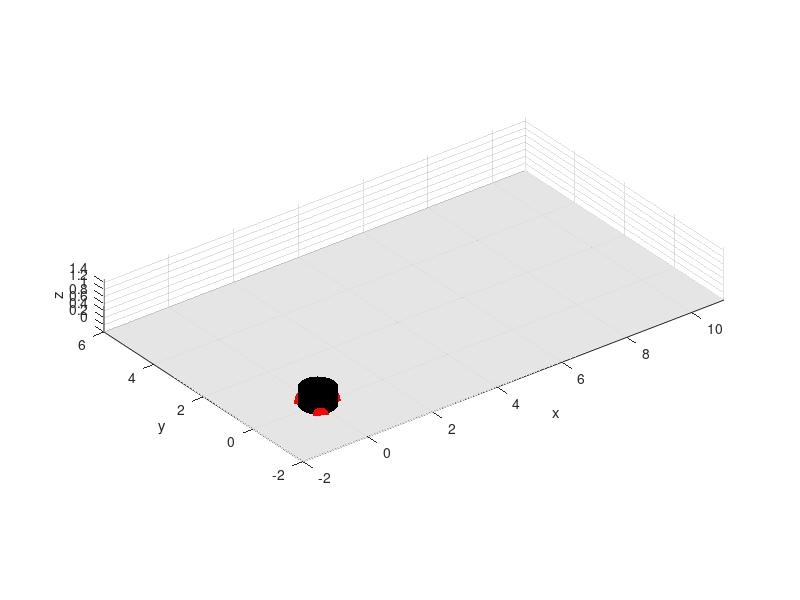

Source code (MATLAB): (Note: this script raises an error after producing the figure.)
clear;
clc;

% set axis
myaxes = axes( ...
    'xlim', [-10, 15], ...
    'ylim', [-10, 10], ...
    'zlim', [-10, 10] ...
    );
view(3);
grid on;
axis equal;
hold on;
xlabel('x');
ylabel('y');
zlabel('z');

xmin = -2;
xmax = 11;
ymin = -2;
ymax = 6;
zmin = 0;
zmax = 1.5;

% xmin = -2;
% xmax = 2;
% ymin = -2;
% ymax = 2;
% zmin = 0;
% zmax = 1.5;


axis([xmin xmax ymin ymax zmin zmax]);
axis manual;

% Create ground plane
% Create ground plane
[X, Y] = meshgrid(xmin:0.2:xmax, ymin:0.2:ymax);
Z = zeros(size(X));
surface(X, Y, Z, 'FaceColor', [0.8, 0.8, 0.8], 'EdgeColor', 'none', 'FaceAlpha', 0.5);




% generate 3D model
base_radius = 0.5;
base_height = 0.5;
wheel_radius = 0.2;
wheel_width = 0.1;

[xcylinder ycylinder zcylinder] = cylinder(base_radius);
zcylinder = zcylinder * base_height; % scale height

[xwheel, ywheel, zwheel] = cylinder(wheel_radius);
zwheel = zwheel * wheel_width - wheel_width/2;

[xcone ycone zcone] = cylinder([0.1 0.0]);
[xsphere ysphere zsphere] = sphere();

% Plot the different orientation of the shapes
% Add the cylinder surface
h(1) = surface(xcylinder, ycylinder, zcylinder, ...
    'FaceColor', 'black', 'EdgeColor', 'none');

% Add top and bottom lids using `fill3`
topLid = fill3(xcylinder(2, :), ycylinder(2, :), zcylinder(2, :), 'black', 'EdgeColor', 'none'); % Top lid
bottomLid = fill3(xcylinder(1, :), ycylinder(1, :), zcylinder(1, :), 'black', 'EdgeColor', 'none'); % Bottom lid

% wheels
for i = 1:3
    wheelCoords = [xwheel(:)'; ywheel(:)'; zwheel(:)'];
    rot_y = pi/2;
    rotationY = [
        cos(rot_y), 0, sin(rot_y);
        0, 1, 0;
        -sin(rot_y), 0, cos(rot_y)
        ];
    wheelCoords = rotationY * wheelCoords;

    % rotate the wheel to align with its respective angle
    rot_z = 2*pi/3 * (i-1);
    rotationZ = [
        cos(rot_z), -sin(rot_z), 0;
        sin(rot_z), cos(rot_z), 0;
        0, 0, 1
        ];
    wheelCoords = rotationZ * wheelCoords;

    % Translate wheel into position
    xWheel = reshape(wheelCoords(1, :), size(xwheel)) + base_radius * cos(rot_z);
    yWheel = reshape(wheelCoords(2, :), size(ywheel)) + base_radius * sin(rot_z);
    zWheel = reshape(wheelCoords(3, :), size(zwheel));

    h(1+i) = surface(xWheel, yWheel, zWheel, ...
        'FaceColor', 'red', 'EdgeColor', 'none');
    h(4+i) = fill3(xWheel(2,:), yWheel(2,:), zWheel(2,:), 'red', 'EdgeColor', 'none');
    %h(7+i) = fill3(xWheel(1,:), yWheel(1,:), zWheel(1,:), 'red', 'EdgeColor', 'none');
    
end


% Group objects into hgtransform for animation
combinedobject = hgtransform('parent', myaxes);
set([h, topLid, bottomLid], 'Parent', combinedobject);
drawnow

% define the motion coordinates

% PID
%load("data/PID_Massa1koma5kg.mat");
%load("data/PID_Massa5kg.mat");
%load("data/PID_Massa10kg.mat");

% SMC
%load("data/SMC_Massa1koma5kg_v2.mat");
load("data/SMC_Massa5kg_v2.mat");
%load("data/SMC_Massa10kg_v2.mat");


% MPC
%load("data/trajectory_data_1koma5kg.mat");
%load("data/trajectory_data_5kg.mat");
%load("data/trajectory_data_10kg.mat");
longitude = y;
latitude = x;


height_above_ground = wheel_radius;
altitute = height_above_ground * ones(1,length(x));
bearing = theta;

% Plot trajectory
%plot(x,y,'o','MarkerSize',3,'Color',[0,0,0]);
trail = animatedline('LineWidth', 2, 'Color', 'blue');

% Add shadow
shadowScale = 0.8; % Scale for the shadow
shadow = fill3(shadowScale * xcylinder, shadowScale * ycylinder, ...
               0 * zcylinder, [0.2, 0.2, 0.2], 'EdgeColor', 'none');
set(shadow, 'Parent', combinedobject);

% Add lighting
light('Position', [0, 0, 10], 'Style', 'infinite');
lighting gouraud;
material shiny; % Makes the surfaces shiny
title('3D Omni-Wheel Robot Animation');
xlabel('X-axis');
ylabel('Y-axis');
zlabel('Z-axis');

% Add velocity arrow
arrow_height = height_above_ground + base_height + 0.1;
max_arrow_length = 10;
arrow = quiver3(latitude(1), longitude(1), arrow_height, ...
    v_x(1), v_y(1), 0, 'r', 'LineWidth', 2, 'MaxHeadSize', max_arrow_length);
 

% Target Trajectory
% Define rectangle dimensions
traj_l = 10; % traj_l of the rectangle
traj_w = 5;   % traj_w of the rectangle

% Define points along the trajectory
numPoints = 500; % Number of points for each side

% Edge 1: Bottom (from (0,0) to (10,0))
x1 = linspace(0, traj_l, numPoints);
y1 = zeros(1, numPoints);

% Edge 2: Right (from (10,0) to (10,5))
x2 = traj_l * ones(1, numPoints);
y2 = linspace(0, traj_w, numPoints);

% Edge 3: Top (from (10,5) to (0,5))
x3 = linspace(traj_l, 0, numPoints);
y3 = traj_w * ones(1, numPoints);

% Edge 4: Left (from (0,5) to (0,0))
x4 = zeros(1, numPoints);
y4 = linspace(traj_w, 0, numPoints);

% Combine all edges to form the trajectory
traj_x = [x1, x2, x3, x4];
traj_y = [y1, y2, y3, y4];


desired_traj = plot(traj_x, traj_y,  'MarkerSize', 1, 'MarkerFaceColor', 'black'); % Starting point


legend([desired_traj, trail], {'Desired Trajectory', 'Traced Path'}, ...
       'Location', 'northeast', 'FontSize', 12);
% Animate using makehgtform
for i = 1:length(latitude)


    translation = makehgtform('translate', ...
        [latitude(i) longitude(i) altitute(i)]); % Correct variable name

    %set(combinedobject, 'matrix', translation);

    rotation = makehgtform('zrotate', bearing(i));
    %set(combinedobject, 'matrix', rotation);

    set(combinedobject, 'matrix', ...
        translation*rotation);
    addpoints(trail, latitude(i), longitude(i), 0);
    
    % Draw velocity arrow
    set(arrow, 'XData', latitude(i), 'YData', longitude(i), 'ZData', arrow_height, ...
        'UData', v_x(i), 'VData', v_y(i), 'WData', 0);


    pause(0.001);
    %disp([i,latitude(i),longitude(i)]);
end

